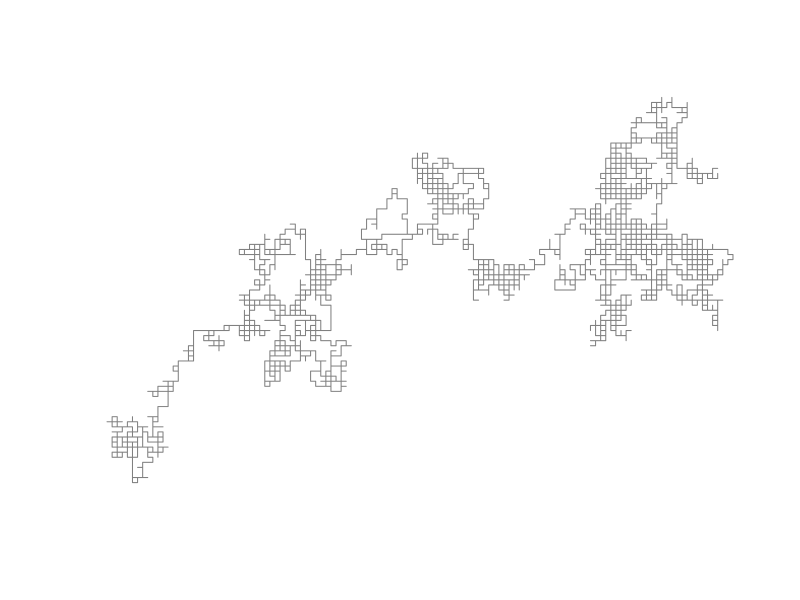
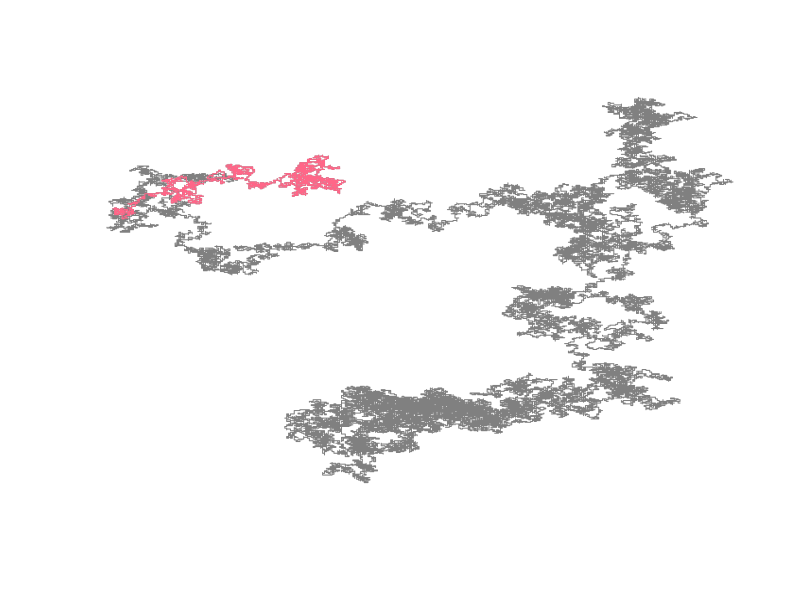
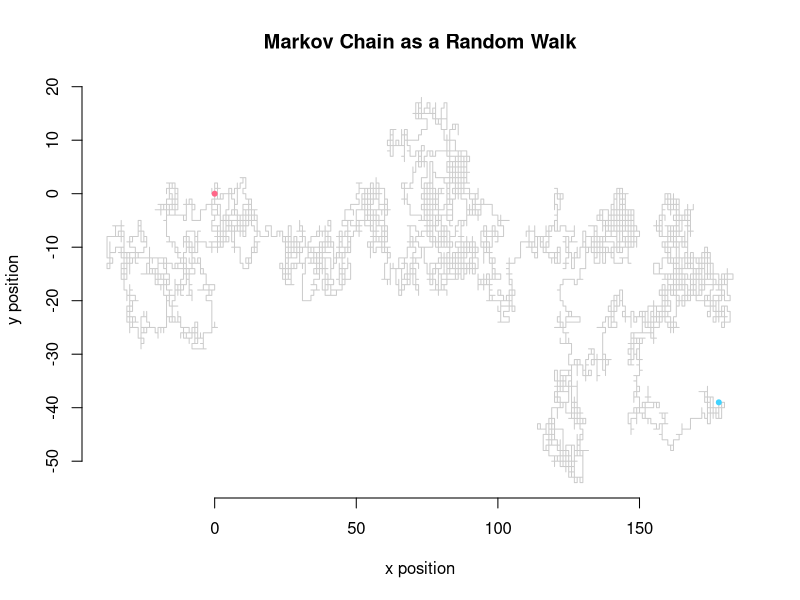
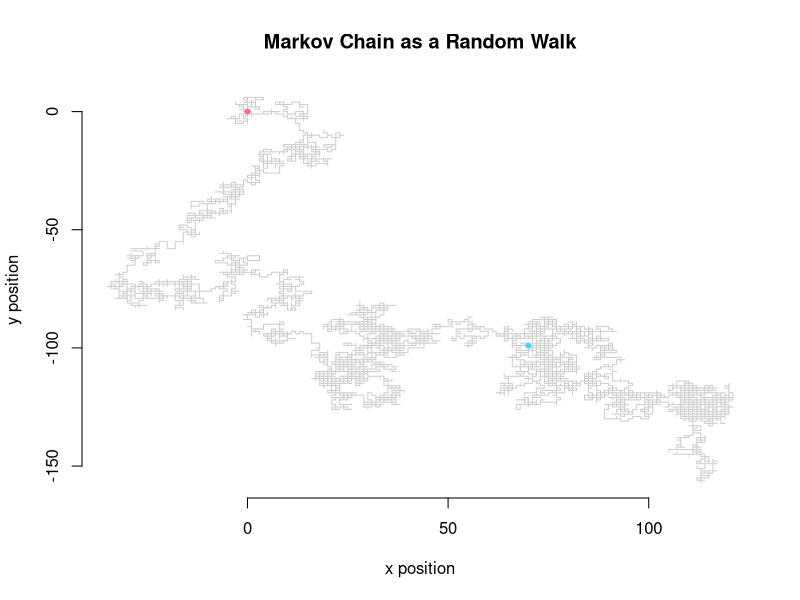
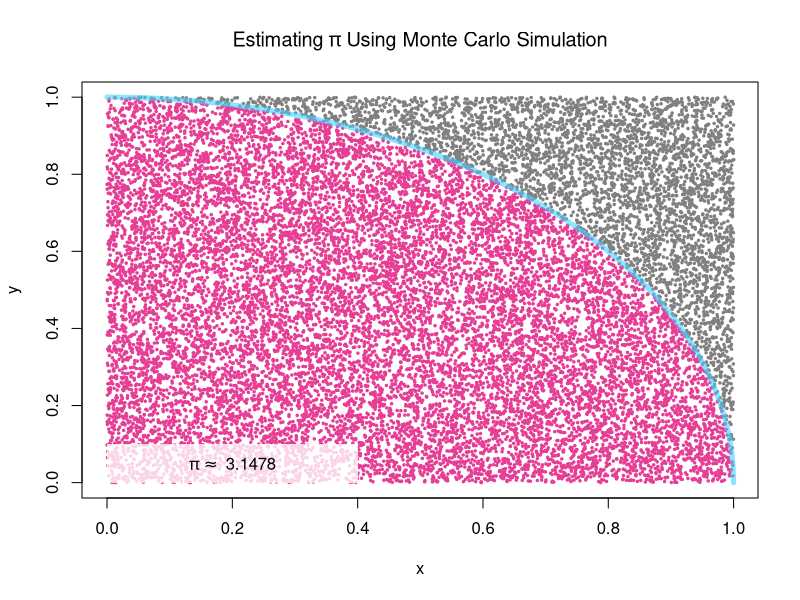
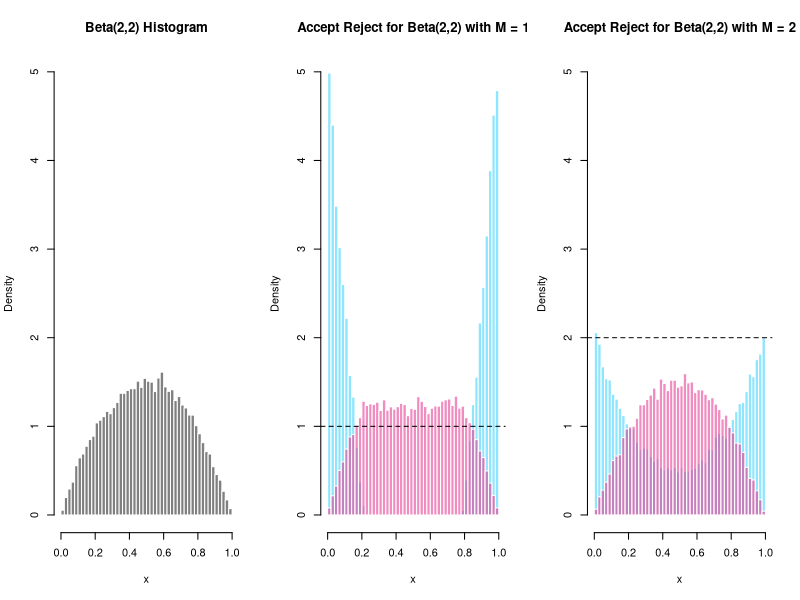
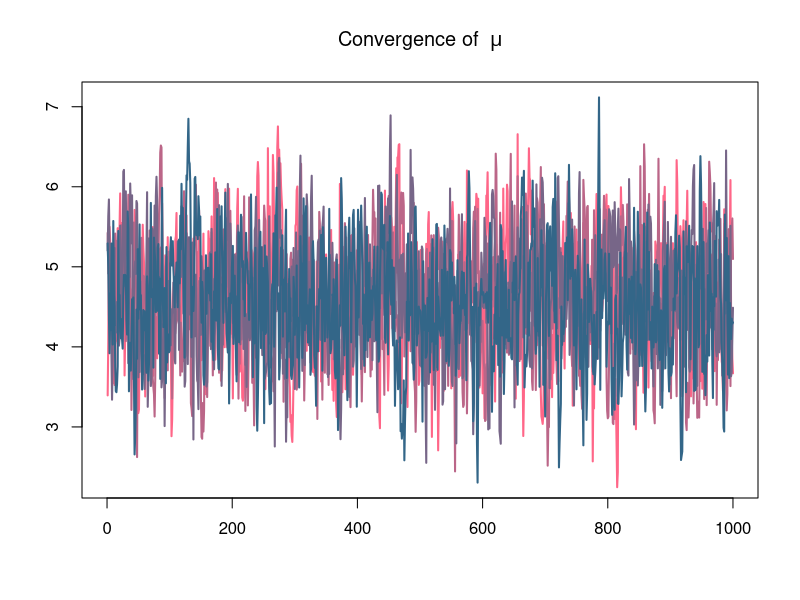
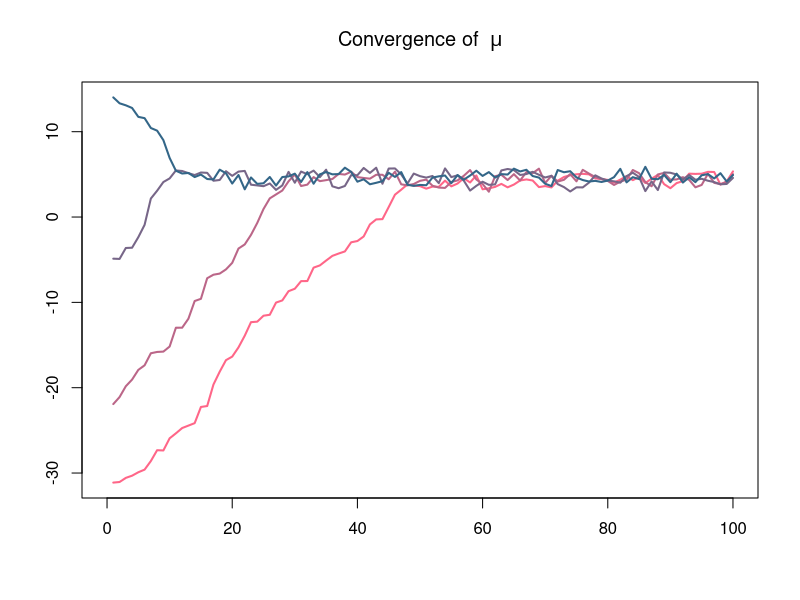

The R script that drew these images, in order: (Note: a time limit stopped this script after it produced the figures.)
#################
### MCMC CODE ###
#################

remove(list = ls())

# RANDOM WALK

loc <- c("up", "down", "left", "right")
dat <- matrix(NA, ncol = 2, nrow = 1e5)
dat[1,] <- c(0,0)

for(i in 2:nrow(dat)) {
  rand <- sample(loc, 1, prob = rep(0.25,4))
  if(rand == "up") {
    dat[i,] <- c(0,1) + dat[i-1,]
  }
  else if(rand == "down") {
    dat[i,] <- c(0,-1) + dat[i-1,]
  }
  else if(rand == "left") {
    dat[i,] <- c(1,0) + dat[i-1,]
  }
  else if(rand == "right") {
    dat[i,] <- c(-1,0) + dat[i-1,]
  }
  else {
    dat[i,] <- c(NA,NA)
  }
}

plot(dat[1:5e3,1], dat[1:5e3,2], col = "#808080", type = "l", bty = "n", yaxt = "n", xaxt = "n", xlab = "", ylab = "")
plot(dat[,1], dat[,2], type = "l", bty = "n", yaxt = "n", xaxt = "n", xlab = "", ylab = "", col = "#808080")
lines(dat[1:5e3,1], dat[1:5e3,2], col = "#ff6688")

# MARKOV CHAIN FUNCTION

#' Construct a Markov Chain governing movement through 2D space
#' @param transition_matrix A symmetric matrix of probabilities. Rows must sum to one.
#' @param iter Number of steps to take over the 2D space.
#' @param init Initial position in the 2D space.
#' @param state Initial state to start the Markov Chain.
#' @return The probabilities (prob) that are used to calculate the movement (move) and the data (dat) that
#' describes the movemement over 2D space.
markov_chain <- function(transition_matrix, iter = 1e3, init = c(0,0), state = c(1,0,0,0)) {
  # setup containers
  dat <- array(NA, c(iter, 2))  
  prob <- array(NA, c(iter,4))
  move <- array(NA, iter)
  # initial parameterizations
  loc <- colnames(transition_matrix)
  dat[1,] <- init
  # loop to contstruct the chain
  for(i in 2:iter) {
    state <- state%*%transition_matrix
    rand <- sample(loc, 1, prob = state)
    
    prob[i,] <- c(state)
    move[i] <- c(rand)
    
    if(rand == "up") {
      dat[i,] <- c(0,1) + dat[i-1,]
    }
    else if(rand == "down") {
      dat[i,] <- c(0,-1) + dat[i-1,]
    }
    else if(rand == "left") {
      dat[i,] <- c(1,0) + dat[i-1,]
    }
    else if(rand == "right") {
      dat[i,] <- c(-1,0) + dat[i-1,]
    }
    else {
      dat[i,] <- c(NA,NA)
    }
  }
  # return containers as a list
  return(list("dat" = dat, "prob" = prob, "move" = move))
}

# MARKOV CHAIN

trans_prob <- rbind(c(0, 0.9, 0, 0.1),
                    c(0.9, 0, 0.1, 0),
                    c(0.1, 0, 0, 0.9),
                    c(0, 0.1, 0.9, 0))
colnames(trans_prob) <- row.names(trans_prob) <- c("up", "down", "left", "right")
iter <- 1e4

mc <- markov_chain(trans_prob, iter = 1e4)

plot(mc$dat[,1], mc$dat[,2], col = rgb(125, 125, 125, alpha = 100, max = 255), type = "l",
     main = "Markov Chain as a Random Walk", xlab = "x position", ylab = "y position",
     bty = "n")
points(0,0, col = "#ff6688", cex = 1, pch = 20)
points(mc$dat[iter,1], mc$dat[iter,2], col = "#40d2fe", cex = 1, pch = 20)

# MARKOV CHAIN AS A RANDOM WALK

trans_prob <- matrix(0.25, ncol = 4, nrow = 4)
colnames(trans_prob) <- row.names(trans_prob) <- c("up", "down", "left", "right")
iter <- 1e4

mc_rw <- markov_chain(trans_prob, iter = 1e4)

plot(mc_rw$dat[,1], mc_rw$dat[,2], col = rgb(125, 125, 125, alpha = 100, max = 255), type = "l",
     main = "Markov Chain as a Random Walk", xlab = "x position", ylab = "y position",
     bty = "n")
points(0,0, col = "#ff6688", cex = 1, pch = 20)
points(mc_rw$dat[iter,1], mc_rw$dat[iter,2], col = "#40d2fe", cex = 1, pch = 20)

# MONTE CARLO - APPROXIMATE PI

circle <- function(x) {
  sqrt(1 - x^2)
}

domain <- seq(0,1, length.out = 1e3)
iter <- 1e4 * 2
accept <- matrix(NA, ncol = 2, nrow = iter)
reject <- matrix(NA, ncol = 2, nrow = iter)
for(i in 1:iter) {
  x <- runif(1, 0, 1)
  y <- runif(1, 0, 1)
  if(x^2 + y^2 <= 1)
    accept[i,] <- c(x,y)
  else
    reject[i,] <- c(x,y)
}
(nrow(na.omit(accept)) / iter) * 4

# plot(domain, circle(domain), type = "l", lwd = 5, col = "#40d2fe",
#      main = expression("Estimating" ~ pi ~ "Using Monte Carlo Simulation"),
#      xlab = "x", ylab = "y")
plot(0, type = "n", xlim = range(accept[,1], na.rm = TRUE), ylim = range(accept[,2], na.rm = TRUE),
     main = expression("Estimating" ~ pi ~ "Using Monte Carlo Simulation"),
     xlab = "x", ylab = "y")
points(accept, pch = 20, col = "#e63d95", cex = 0.5)
points(reject, pch = 20, col = "#808080", cex = 0.5)
lines(domain, circle(domain), type = "l", lwd = 5, col = rgb(64, 210, 254, alpha = 150, max = 255))
rect(0, 0, 0.4, 0.1, border = NA, col = rgb(255, 255, 255, alpha = 200, max = 255))
text(0.2,0.05, bquote(pi %~~% ~ .((nrow(na.omit(accept)) / iter) * 4)), col = "black")

# MONTE CARLO - REJECTION SAMPLING

#' A Rejection Sampling algorithm where proposals are generated from Unif(0,1).
#' @param f Target distribution.
#' @param g Candidate distribution.
#' @param support Support of the target distribution.
#' @param M Bound on the likelihood ratio f/g.
#' @param iter Number of iterations to run the algorithm through (iter = accept + reject).
#' @return A list containing accepted/rejected values.
accept_reject <- function(f, g, support = c(0,1), M = 1, iter = 1e3) {
  out <- list()
  
  for (i in 1:iter) {
    # containers
    y <- runif(1, support[1], support[2])  # proposal
    u <- runif(1, 0, 1)                    # stochastic condition
    out$y[i] <- y
    out$u[i] <- u
    # likelihood ratio
    ratio <- f(y)/(M*g(y, support[1], support[2]))
    # accept-reject condition
    if(ratio > u)
      out$accept[i] <- y
    else
      out$reject[i] <- y
  }
  return(out)
}

beta_sample1 <- accept_reject(f = function(x){dbeta(x, 2, 2)},
                             g = function(x, a, b){dunif(x, a, b)},
                             M = 1, iter = 1e4*4)
beta_sample2 <- accept_reject(f = function(x){dbeta(x, 2, 2)},
                              g = function(x, a, b){dunif(x, a, b)},
                              M = 2, iter = 1e4*4)

par(mfrow=c(1,3))
hist(rbeta(1e4*4, 2, 2), freq = F, breaks = 50, col = "#808080", border = FALSE, ylim = c(0,5),
     main = "Beta(2,2) Histogram", xlab = "x")
hist(na.omit(beta_sample1$reject), freq = F, breaks = 50, col = rgb(64, 210, 254, alpha = 150, max = 255),
     border = FALSE, ylim = c(0,5),
     main = "Accept Reject for Beta(2,2) with M = 1", xlab = "x")
hist(na.omit(beta_sample1$accept), freq = F, breaks = 50, col = rgb(230, 61, 149, alpha = 150, max = 255),
     border = FALSE, ylim = c(0,2), add = T)
abline(h = 1, col = "black", lty = 2)
hist(na.omit(beta_sample2$reject), freq = F, breaks = 50, col = rgb(64, 210, 254, alpha = 150, max = 255),
     border = FALSE, ylim = c(0,5),
     main = "Accept Reject for Beta(2,2) with M = 2", xlab = "x")
hist(na.omit(beta_sample2$accept), freq = F, breaks = 50, col = rgb(230, 61, 149, alpha = 150, max = 255),
     border = FALSE, ylim = c(0,2), add = T)
abline(h = 2, col = "black", lty = 2)
dev.off()

table(is.na(beta_sample1$accept))
table(is.na(beta_sample2$accept))

# METROPOLIS ALGORITHM

# 1. generate x* from g(x_{n}) (where g is a symmetric candidate distribution, e.g. normal)
# 2. compute the acceptance ratio alpha = f(x*)/f(x_{n}) (where f is the target distribution)
# 3. accept x* with probability min(1, alpha)
# 4. if x* is accepted then collect x_{n+1} = x* else collect x_{n+1} = x_{n}
# 5. repeat

metropolis <- function(f, iter = 1e3, chains = 4, prop_scale = 1) {
  init <- rnorm(chains, 0, 20)
  out <- array(NA, c(iter, chains))
  out[1,] <- init
  
  sampler <- function(x) {
    alpha <- 0
    u <- 1
    while(alpha < u) {
      u <- runif(1, 0, 1)
      x_star <- rnorm(1, x, 1 * prop_scale)
      alpha <- exp(f(x_star)-f(x))
    }
    return(x_star)
  }
  
  for(i in 2:iter) {
    for(j in 1:chains) {
      out[i,j] <- sampler(out[i-1,j]) 
    }
  }
  
  out
}

cols <- colorRampPalette(c("#ff6688","#336688"))(4)

dat <- rnorm(1, rnorm(10, 5, 5), 1)
post_func <- function(x) {
  lik <- sum(dnorm(dat, x, 1, log = T))
  prior <- dnorm(x, 0, 1, log = T)
  lik + prior
}
metro <- metropolis(f = post_func, chains = 4, iter = 2e3)

mean(dat)
mean(metro)

warmup <- (dim(metro)[1])/2
plot(0, type = "n", xlab = "", ylab = "", xlim = c(0,warmup), ylim = range(metro[-seq(1,warmup),dim(metro)[2]]),
     main = expression("Convergence of " ~ mu))
for(i in 1:4){
  lines(metro[-(1:(dim(metro)[1]/2)),i], col = cols[i], lwd = 2) 
}

plot(0, type = "n", xlab = "", ylab = "", xlim = c(0,100), ylim = range(metro),
     main = expression("Convergence of " ~ mu))
for(i in 1:4){
  lines(metro[1:100,i], col = cols[i], lwd = 2) 
}

hist(metro[-(1:(dim(metro)[1]/2)),], col = "darkgrey", border = FALSE, breaks = 50, freq = FALSE,
     main = expression("Distribution of " ~ mu), xlab = expression(mu))

# METROPOLIS-HASTINGS ALGORITHM

# rbinorm <- function(n, mu = c(0,0), sigma = diag(2)) {
#   out <- array(NA, c(n, 2))
#   z1 <- rnorm(n, 0, 1)
#   z2 <- rnorm(n, 0, 1)
#   out[,1] <- sigma[1,1] * z1 + mu[1]
#   out[,2] <- sigma[2,2] * (sigma[1,2] * z1 + sqrt(1 - sigma[1,2]^2) * z2) + mu[2]
#   return(out)
# }

library(mvtnorm)

metropolis_hastings <- function(f, iter = 1e3, chains = 4, init = NULL, prop_scale = 1, prop_loc = c(0,0)) {
  out <- array(NA, c(iter, 2, chains))
  
  for(p in 1:2) {
    if(is.null(init))
      out[1,p,] <- rnorm(chains, 0, 1)
    else
      out[1,p,] <- init[,p]
  }

  prop_covmat <- diag(1,2)*prop_scale
  
  sampler <- function(x) {
    alpha <- 0
    u <- 1
    reject <- -1
    while(alpha < u) {
      reject <- reject + 1
      u <- runif(1, 0, 1)
      x_star <- rmvnorm(1, x, prop_covmat)
      alpha <- exp((f(x_star)-f(x)) +
                     (dmvnorm(x, x_star, prop_covmat, log = TRUE) - dmvnorm(x_star, x, prop_covmat, log = TRUE)))
      # cat("alpha = ", alpha, "; ", "u = ", u, "\n")
    }
    return(list("post" = x_star, "reject" = reject))
  }
  
  for(j in 1:chains) {
    cat("::chain::", j, "")
    reject <- 0
    for(i in 2:iter) {
      sampler_stuff <- sampler(out[i-1,,j])
      reject <- reject + sampler_stuff$reject
      out[i,,j] <- sampler_stuff$post  # important! the rest is just print aesthetics
      if(i%%(iter/10) == 0)
        cat(".")
      if(i == iter)
        cat("", "accept rate =", iter,"/", reject + iter, "=", round(iter/(reject+iter),4), "\n")
      
    }
  }
  
  out
}

# covmat <- rbind(c(1, 0.5), c(0.5, 3))
covmat <- diag(1,2)
N <- 5
priors <- cbind(rnorm(N, 0, 3), rnorm(N, 0, 3))
dat <- array(NA, c(N, 2))
for(i in 1:N) {
  dat[i,] <- rmvnorm(1, mean = priors[i,], sigma = covmat) 
}
colMeans(dat)
plot(dat[,1], dat[,2], col = "darkgrey")

init_val <- rbind(c(1,1),
                  c(-1,-1),
                  c(1,-1),
                  c(-1,1))
init_val <- init_val * 4

posterior_func <- function(pars) {
  lik <- sum(dmvnorm(dat, pars, sigma = covmat, log = TRUE))
  prior <- dnorm(pars, 0, 0.1, log = TRUE)
  lik + sum(prior)
}
metro_hasti <- metropolis_hastings(f = posterior_func,
                                   iter = 2e3, chains = 4, init = init_val,
                                   prop_scale = 0.1, prop_loc = colMeans(dat))

# metro_hasti
colMeans(dat)
colMeans(metro_hasti)
range(metro_hasti)

cols <- colorRampPalette(c("#ff6688","#336688"))(4)
cols <- c(rgb(255, 102, 136, alpha = 150, max = 255),
          rgb(187, 102, 136, alpha = 150, max = 255),
          rgb(119, 102, 136, alpha = 150, max = 255),
          rgb(51, 102, 136, alpha = 150, max = 255))

plot(0, type = "n", xlim = range(metro_hasti), ylim = range(metro_hasti), xlab = expression(mu[1]), ylab = expression(mu[2]))
for(i in 1:4) {
  lines(metro_hasti[,1,i], metro_hasti[,2,i], col = cols[i], lwd = 2)
}
plot(0, type = "n", xlim = c(-0.4,0.4), ylim = c(-0.4,0.4), xlab = expression(mu[1]), ylab = expression(mu[2]))
for(i in 1:4) {
  lines(metro_hasti[,1,i], metro_hasti[,2,i], col = cols[i], lwd = 2)
}

plot(0, type = "n", xlim = c(0,dim(metro_hasti)[1]), ylim = range(metro_hasti[,1,]),
     main = expression("Traceplot for" ~ mu[1]), ylab = expression(mu[1]), xlab = "iteration")
for(i in 1:4) {
  lines(metro_hasti[,1,i], col = cols[i], lwd = 2)
}
rect(-50, range(metro_hasti[,2,])[1]-4, dim(metro_hasti)[1]/2, range(metro_hasti[,2,])[2]+4,
     col = rgb(128,128,128, alpha = 50, max = 255), border = NA)

plot(0, type = "n", xlim = c(0,dim(metro_hasti)[1]), ylim = range(metro_hasti[,2,]),
     main = expression("Traceplot for" ~ mu[2]), ylab = expression(mu[2]), xlab = "iteration")
for(i in 1:4) {
  lines(metro_hasti[,2,i], col = cols[i], lwd = 2)
}
rect(-50, range(metro_hasti[,1,])[1]-4, dim(metro_hasti)[1]/2, range(metro_hasti[,1,])[2]+4,
     col = rgb(128,128,128, alpha = 50, max = 255), border = NA)

warmup <- seq(1,(dim(metro_hasti)[1]/2))
hist(metro_hasti[-warmup,1,], breaks = 30, col = "darkgrey", border = FALSE, freq = FALSE)
hist(metro_hasti[-warmup,2,], breaks = 30, col = "darkgrey", border = FALSE, freq = FALSE)

# mle approach
optim(c(-4,4), f <- function(pars){sum(dmvnorm(dat, pars, covmat, log = TRUE))}, control = list(fnscale = -1))

# HAMILTONIAN MONTE CARLO ALGORITHM

library(mvtnorm)

# covmat <- diag(1,2)
covmat <- rbind(c(1,0.9),c(0.9,1))
N <- 1e3
priors <- cbind(rnorm(N, 0, 1), rnorm(N, 0, 1))
# priors <- cbind(rep(0,N), rep(0,N))  # fixed
dat <- array(NA, c(N, 2))
for(i in 1:N) {
  dat[i,] <- rmvnorm(1, mean = priors[i,], sigma = covmat) 
}
colMeans(dat)
plot(dat, col = "#808080")

post_func <- function(theta) {
  lik <- sum(dmvnorm(dat, theta, covmat, log = TRUE))
  prior <- dnorm(theta, 0, 0.1, log = TRUE)
  return(lik + sum(prior))
}

init_val <- cbind(c(1,1),
                  c(-1,-1),
                  c(1,-1),
                  c(-1,1))
init_val <- init_val * 4

hmc <- function(f, iter = 1e3, chains = 4, init_val = NULL, epsilon_init = 0.1, M = diag(1,2), L_0 = 10) {
  out <- array(NA, c(iter, 2, chains))
  phi <- array(NA, c(iter, 2, chains))
  if(is.null(init_val))
    out[1,,] <- t(rmvnorm(chains, c(0,0), diag(1,2)))
  else
    out[1,,] <- init_val
  phi[1,,] <- rmvnorm(chains, c(0,0), M)
  
  gradient <- function(theta) {
    e <- 1e-4
    out <- array(NA, length(theta))
    for(t in 1:length(theta)) {
      # browser()
      theta_hi <- theta_lo <- theta
      theta_hi[t] <- theta[t] + e
      theta_lo[t] <- theta[t] - e
      out[t] <- (f(theta_hi) - f(theta_lo)) / (2 * e)
      # browser()
    }
    out
  }
  
  sampler <- function(theta) {
    phi <- c(rmvnorm(1, mean = c(0,0), sigma = M))
    grad <- gradient(theta)
    epsilon <- runif(1, 0, 2 * epsilon_init)
    L <- ceiling(2 * L_0 * runif(1,0,1))
    for (l in 1:L) {
      phi <- phi + 0.5 * epsilon * grad
      theta <- theta + epsilon * solve(M) %*% phi
      phi <- phi + 0.5 * epsilon * grad 
    }
    return(list("theta" = c(theta), "phi" = c(phi)))
  }
  
  accept_reject <- function(theta_star, theta, phi_star, phi) {
    dens_theta_star <- f(theta_star)
    dens_theta <- f(theta)
    dens_phi_star <- dmvnorm(phi_star, c(0,0), M, log = TRUE)
    dens_phi <- dmvnorm(phi, c(0,0), M, log = TRUE)
    alpha <- exp((dens_theta_star + dens_phi_star) - (dens_theta + dens_phi))
    alpha
  }
  
  cat(paste0("['.' = ", iter/10, " iterations]\n"))
  
  for(j in 1:chains) {
    cat(paste0("[ chain ", j, " ]"))
    for(i in 2:iter) {
      alpha <- 0
      u <- 1
      while(alpha < u) {
        u <- runif(1, 0, 1)
        sample <- sampler(out[i-1,,j])
        alpha <- accept_reject(sample$theta, out[i-1,,j], sample$phi, phi[i-1,,j])
      }
      phi[i,,j] <- sample$phi
      out[i,,j] <- sample$theta
      if(i%%(iter/10) == 0)
        cat(".")
      if(i == iter)
        cat("[ complete ]\n")
    } 
  }
  out
}

hmc_sim <- hmc(f = post_func, iter = 1e3, init_val = init_val, epsilon_init = ((1/15)^2), M = diag(1,2), L_0 = 10)
colMeans(dat)
rowMeans(colMeans(hmc_sim))

plot(0, type = "n", xlim = c(1,dim(hmc_sim)[1]), ylim = range(hmc_sim), 
     ylab = "Parameter Value", xlab = "Iteration", main = expression("Traceplot for" ~ mu[1]))
for(i in 1:dim(hmc_sim)[3]) {
  lines(hmc_sim[,1,i], col = cols[i], lwd = 2)
}
plot(0, type = "n", xlim = c(1,dim(hmc_sim)[1]), ylim = range(hmc_sim), 
     ylab = "Parameter Value", xlab = "Iteration", main = expression("Traceplot for" ~ mu[2]))
for(i in 1:dim(hmc_sim)[3]) {
  lines(hmc_sim[,2,i], col = cols[i], lwd = 2)
}

x <- y <- seq(-4,4,0.01)
z <- outer(x, y, FUN = function(x, y){dmvnorm(cbind(x,y), colMeans(dat), covmat)})
plot(0, type = "n", xlim = range(hmc_sim[,1,]), ylim = range(hmc_sim[,2,]), 
     ylab = expression(mu[2]), xlab = expression(mu[1]), main = expression("Convergence of" ~ mu[1] ~ "and" ~ mu[2]))
contour(x, y, z, add = TRUE, col = "#808080")
for(i in 1:dim(hmc_sim)[3]) {
  lines(hmc_sim[,1,i], hmc_sim[,2,i], col = cols[i], lwd = 2)
}

plot(0, type = "n", xlim = range(hmc_sim[,1,])/30, ylim = range(hmc_sim[,2,])/30, 
     ylab = expression(mu[2]), xlab = expression(mu[1]), main = expression("Convergence of" ~ mu[1] ~ "and" ~ mu[2]))
x <- y <- seq(-0.2,0.2,0.01)
z <- outer(x, y, FUN = function(x, y){dmvnorm(cbind(x,y), colMeans(dat), covmat)})
contour(x, y, z, add = TRUE, col = "#808080")
for(i in 1:dim(hmc_sim)[3]) {
  lines(hmc_sim[,1,i], hmc_sim[,2,i], col = cols[i], lwd = 2)
}

params <- rbind(hmc_sim[,,1],
                hmc_sim[,,2],
                hmc_sim[,,3],
                hmc_sim[,,4])


hmc_draws <- t(apply(params, 1, function(x){rmvnorm(1, x, covmat)}))
binorm_draws <- rmvnorm(4e3, colMeans(dat), covmat)
plot(binorm_draws, cex = 0.5, col = "#80808096", xlim = c(-6, 6), ylim = c(-6, 6),
     main = "Comparing Random Samples", xlab = expression(x[1]), ylab = expression(x[2]))
points(hmc_draws, col = "#cc000096", cex = 0.5)
legend("bottomright", c("HMC","Draws"), col = c("#cc000096","#80808096"), pch = rep(21,2), pt.lwd = rep(2,2), cex = 0.6)

# NUTS
